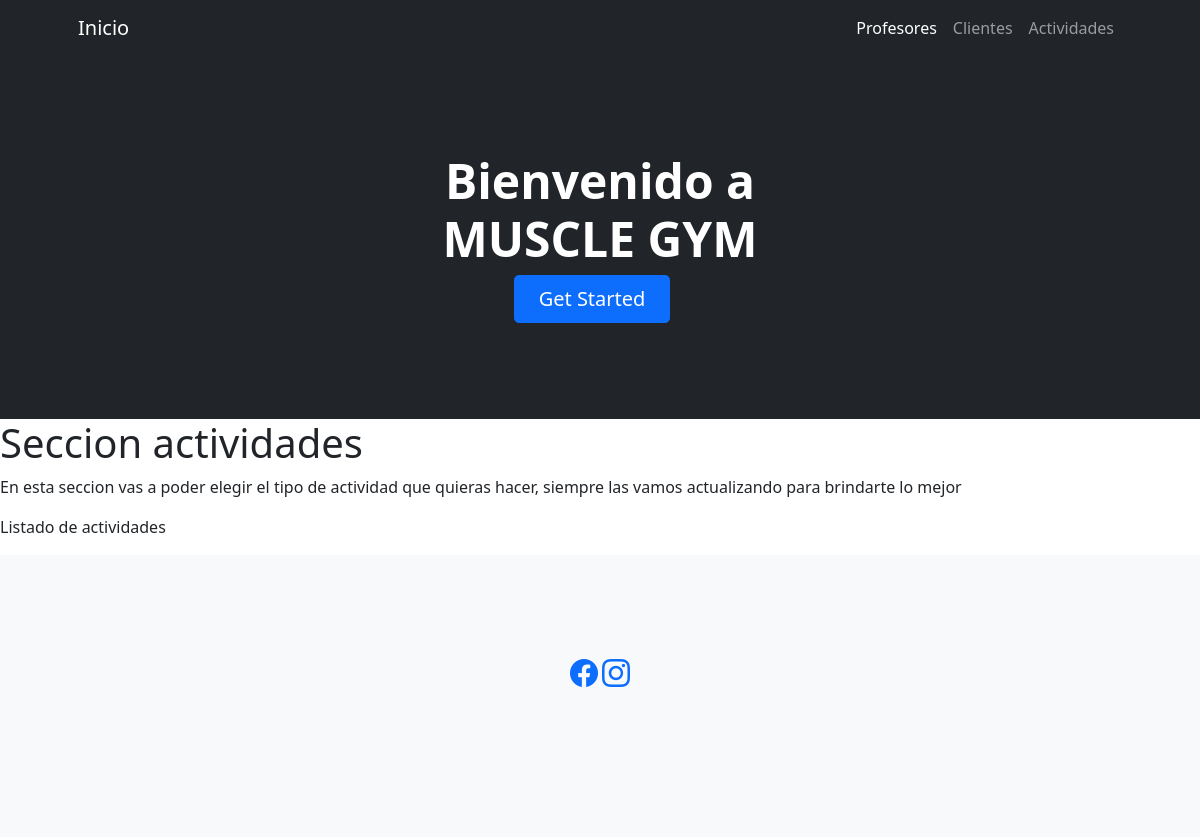
/appgimnasio/actividades/, run on an earlier commit of the app's database.
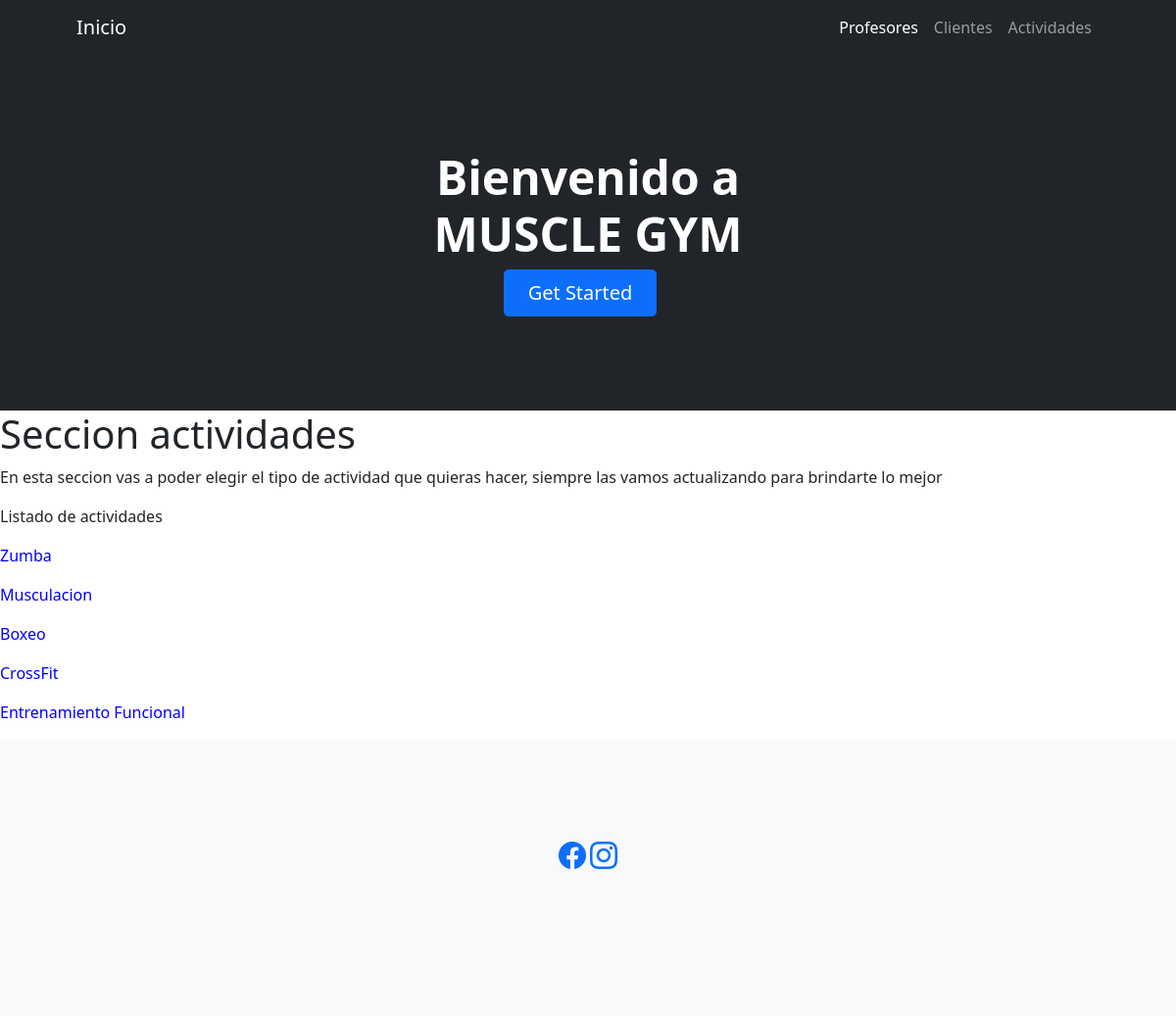
And on a later commit of the database.
### gimnasio/models.py (models this page shows)
class Actividad(models.Model):
    nombre_actividad = models.CharField(max_length=50)

### gimnasio/views.py (the view)
# urls.py: path('actividades/', actividades, name = "actividades"),
def actividades(request):
    actividades = Actividad.objects.all()
    context = {
        "actividades": actividades
    }
    return render(request, "gimnasio/actividades.html", context)

### gimnasio/templates/gimnasio/actividades.html (shortened to what this page needs)
{% extends 'gimnasio/base.html' %}
{% block info %}
<h1> Seccion actividades </h1>
<p> En esta seccion vas a poder elegir el tipo de actividad que quieras hacer, siempre las vamos actualizando para brindarte lo mejor </p>
<p>Listado de actividades </p>
    {% for actividad in actividades %}
        <p style="color: blue"> {{actividad.nombre_actividad}}</p>
    {% endfor %}
{% endblock %}

What changed in the data, as far as the page shows it:
added Actividad: nombre_actividad "Zumba"
added Actividad: nombre_actividad "Musculacion"
added Actividad: nombre_actividad "Boxeo"
added Actividad: nombre_actividad "CrossFit"
added Actividad: nombre_actividad "Entrenamiento Funcional"
